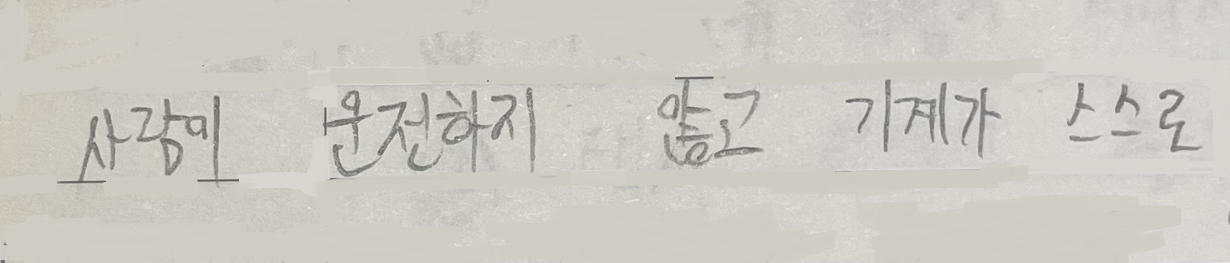
#> input picture ori_data/chw1.jpg, 2460 x 525 px, given in place of the camera (shown at 1/2 size)
$ jupyter execute --allow-errors 1.ipynb   (text cells are left out)
#> lines starting #> are read from the running program, lines starting #| are printed output that depends on the picture; after the words box and inside, x2 and y2 are one past the last pixel; in counts of white or black regions, pixels touching at a corner belong together
[cell 1]
import cv2
import numpy as np

ksize = int(input('Enter kernel size:'))
#> the answer given: 100
kernel = np.ones((ksize, ksize), np.float32)/(ksize*ksize)
ngain = float(input('Enter noise gain:'))       # 잡음의 gain (클수록 잡음이 커진다)
#> the answer given: 3

width = 320
height = 240
cap =  cv2.VideoCapture(0, cv2.CAP_MSMF)
cap.set(cv2.CAP_PROP_FRAME_WIDTH, width)
cap.set(cv2.CAP_PROP_FRAME_HEIGHT, height)

while True:
    ret, frame = cap.read()
#> frame is the input picture: shape (525, 2460, 3); mean B, G, R 195.4, 202.8, 204.8
    if ret:
        t_frame = cv2.cvtColor(frame, cv2.COLOR_BGR2YCrCb)
#> t_frame: shape (525, 2460, 3); mean of channels 0, 1, 2 202.6, 129.6, 123.9
        Y, Cr, Cb = cv2.split(t_frame)
        blur = cv2.GaussianBlur(Y, (0,0), 2)
        filtered_Y = np.clip(2.0*Y - blur, 0, 255).astype(np.uint8)
        cfiltered = cv2.cvtColor(cv2.merge((filtered_Y, Cr, Cb)), cv2.COLOR_YCrCb2BGR)
        cframe = np.hstack((cv2.flip(frame, 1), cv2.flip(cfiltered, 1)))
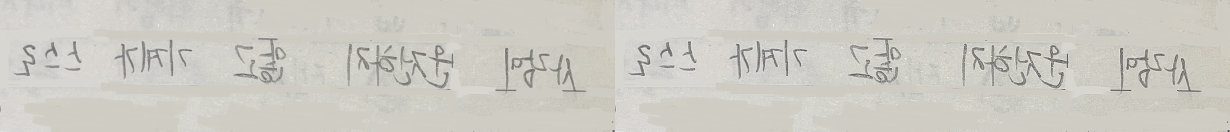
#> cframe: shape (525, 4920, 3) (shown at 1/4 size); mean B, G, R 195.4, 202.8, 204.8
        cv2.imshow('Original, Unsharp-mask', cframe)

        key = cv2.waitKey(33)
#> (key q is pressed here)
        if key == ord('q'):
            break

cap.release()
cv2.destroyAllWindows()

[cell 2]
import cv2
import numpy as np
import matplotlib.pyplot as plt

# Moving Average Fliter : kernel size #
ksize = int(input('Enter kernel size:'))
#> the answer given: 100
kernel = np.ones((ksize, ksize), np.float32)/(ksize*ksize)

path = "./ori_data/jong.jpg"
img = cv2.imread(path)
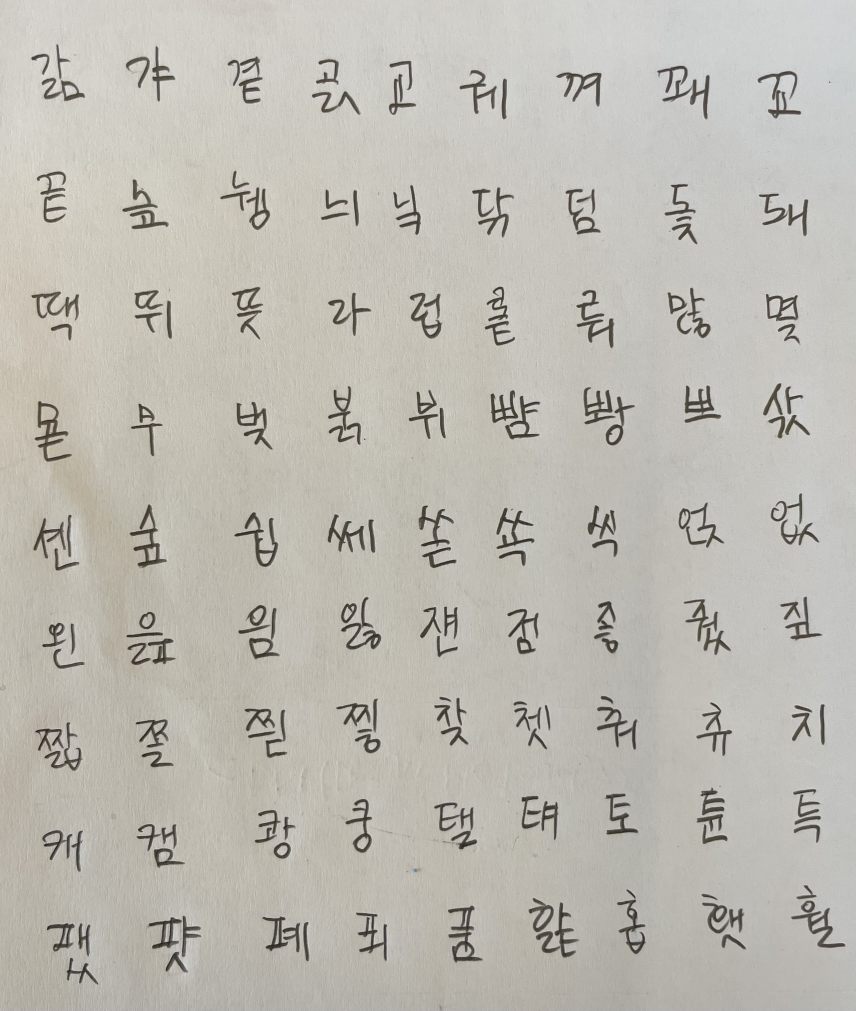
#> input picture ori_data/jong.jpg, 2568 x 3031 px (shown at 1/3 size)
#> img is the input picture: shape (3031, 2568, 3); mean B, G, R 178.5, 186.5, 189.3
scale = 0.3
rimg = cv2.resize(img, dsize=(0, 0), fx=scale, fy=scale, interpolation=cv2.INTER_AREA)

# Unsharped mask 적용 #
t_rimg = cv2.cvtColor(rimg, cv2.COLOR_BGR2YCrCb)
#> t_rimg: shape (909, 770, 3); mean of channels 0, 1, 2 186.5, 130.1, 123.5
Y, Cr, Cb = cv2.split(t_rimg)
#> Y: shape (909, 770)
#> Cr: shape (909, 770)
#> Cb: shape (909, 770)
blur = cv2.GaussianBlur(Y, (0,0), 2)
#> blur: shape (909, 770)
filtered_Y = np.clip(2.0*Y - blur, 0, 255).astype(np.uint8)
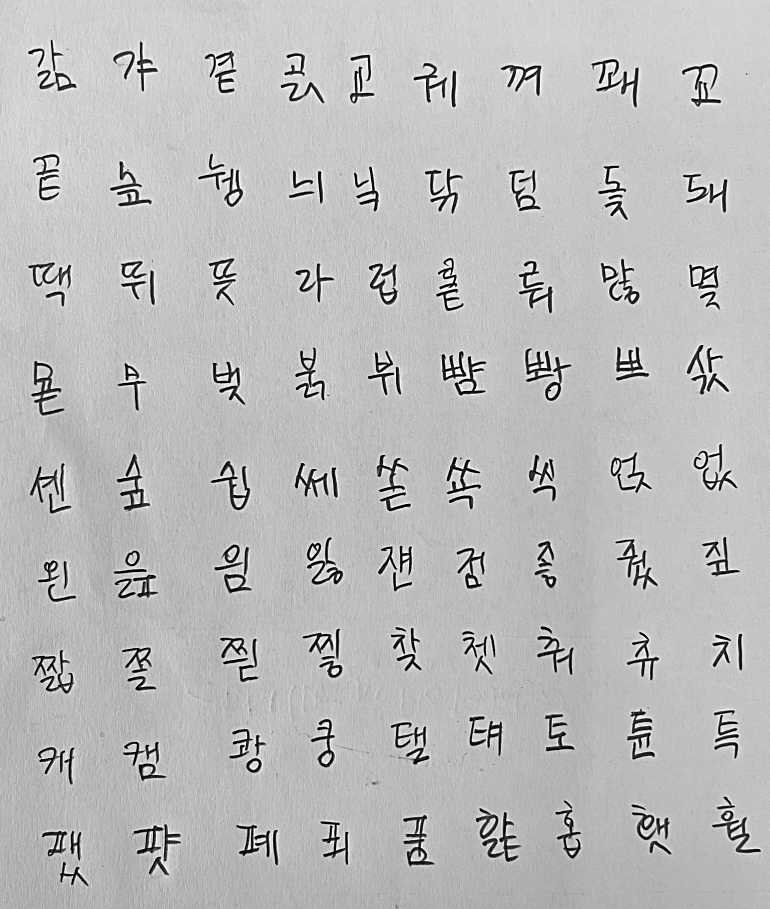
#> filtered_Y: shape (909, 770); min 0, max 255, mean 186.5
img_unsharped = cv2.cvtColor(cv2.merge((filtered_Y, Cr, Cb)), cv2.COLOR_YCrCb2BGR)

cv2.imshow("img_unsharped0", img_unsharped)

# Grayscale로 변경 #
img_gray = cv2.cvtColor(img_unsharped, cv2.COLOR_BGR2GRAY)
cv2.imshow("img_gray", img_gray)

plt.hist(img_gray.ravel(), 256, [0, 256])
plt.show()
#> figure, not shown here; tallest bar 22886 high, from x = 189 to 190

# 1st Threshold #
_, img_bin = cv2.threshold(img_gray, 120, 255, cv2.THRESH_BINARY)
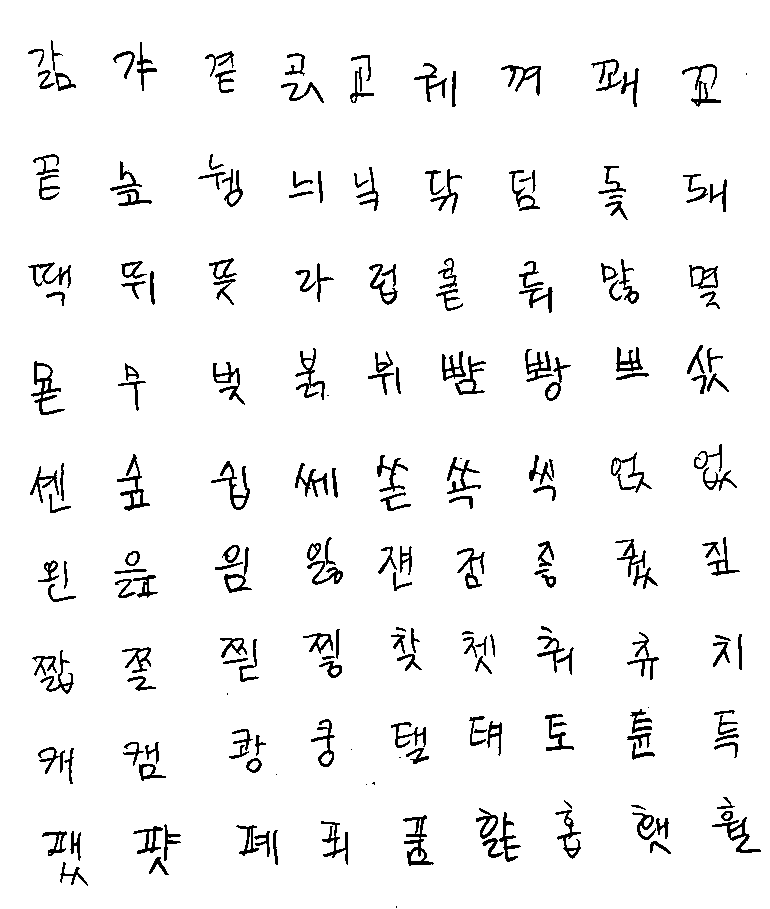
#> img_bin: shape (909, 770); 95.2% white; 204 black regions (12 under 20 px), largest, box (x1, y1, x2, y2) and area: (403, 815, 434, 866) 516, (31, 361, 65, 415) 512, (117, 454, 150, 511) 460

# LPF 적용 #
filtered = cv2.filter2D(img_bin, -1, kernel)

plt.hist(filtered.ravel(), 256, [0, 256])
plt.show()
#> figure, not shown here; tallest bar 80794 high, from x = 243 to 244

# 2nd Threshold #
_, filtered0 = cv2.threshold(filtered, 230, 255, cv2.THRESH_BINARY)
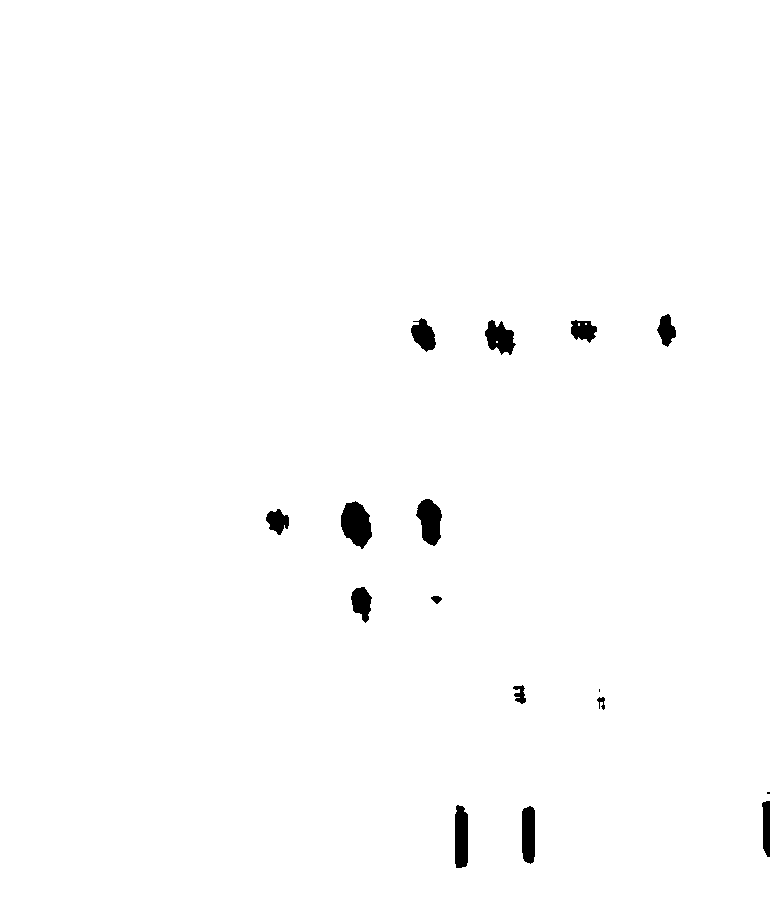
#> filtered0: shape (909, 770); 99% white; 16 black regions (2 under 20 px), largest, box (x1, y1, x2, y2) and area: (341, 501, 372, 549) 1032, (416, 499, 442, 546) 833, (455, 805, 468, 868) 757
filtered0 = 255-filtered0
#> filtered0: shape (909, 770); 0.98% white; 16 white regions (2 under 20 px)

cv2.imshow("gray1", filtered)

# Contour #
contours, hierarchy = cv2.findContours(filtered0, cv2.RETR_EXTERNAL, 3)
#> contours = 16 contours, 2 with area under 20; largest, box (x1, y1, x2, y2) and area: (341, 501, 372, 549) 986, (416, 499, 442, 546) 784, (455, 806, 468, 868) 692, (522, 807, 535, 864) 628, (485, 320, 516, 355) 628
img_contour = cv2.drawContours(img_unsharped, contours, -1, (0, 255, 0), 3)

# [26 lines of commented-out code are left out]
cv2.imshow("rimg", rimg)
cv2.imshow("img_unsharped", img_unsharped)
cv2.imshow("img_bin", img_bin)
cv2.imshow("filtered", filtered)
cv2.imshow("filtered0", filtered0)
cv2.imshow("img_contour", img_contour)
key = cv2.waitKey(0)
#> (key q is pressed here)
cv2.destroyAllWindows()

[cell 3]
import cv2

h = []
w = []

# img size check
#> (the rest of this cell did not finish here and is left out)

[cell 4]
import cv2
import numpy as np
import matplotlib.pyplot as plt

# Moving Average Fliter : kernel size
ksize = int(input('Enter kernel size:'))
#> the answer given: 100
kernel = np.ones((ksize, ksize), np.float32)/(ksize*ksize)

path = "./ori_data/jun.jpg"
img = cv2.imread(path)
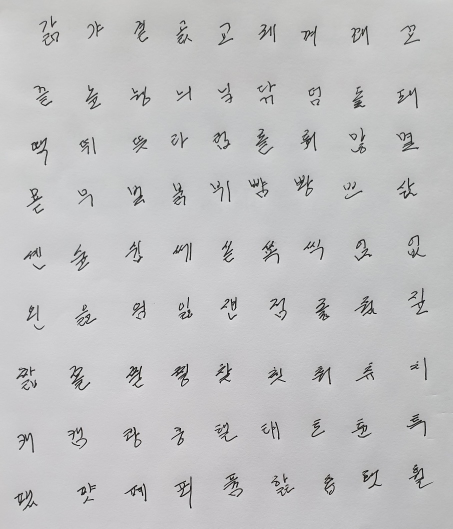
#> input picture ori_data/jun.jpg, 906 x 1057 px (shown at 1/2 size)
#> img is the input picture: shape (1057, 906, 3); mean B, G, R 194.5, 193.5, 193.5
scale = 1.02
rimg = cv2.resize(img, dsize=(0, 0), fx=scale, fy=scale, interpolation=cv2.INTER_AREA)
#> rimg: shape (1078, 924, 3)

# Unsharped mask 적용
t_rimg = cv2.cvtColor(rimg, cv2.COLOR_BGR2YCrCb)
#> t_rimg: shape (1078, 924, 3); mean of channels 0, 1, 2 193.4, 127.9, 128.5
Y, Cr, Cb = cv2.split(t_rimg)
#> Y: shape (1078, 924)
#> Cr: shape (1078, 924)
#> Cb: shape (1078, 924)
blur = cv2.GaussianBlur(Y, (0,0), 2)
#> blur: shape (1078, 924)
filtered_Y = np.clip(2.0*Y - blur, 0, 255).astype(np.uint8)
#> filtered_Y: shape (1078, 924)
img_unsharped = cv2.cvtColor(cv2.merge((filtered_Y, Cr, Cb)), cv2.COLOR_YCrCb2BGR)
#> img_unsharped: shape (1078, 924, 3)

# Grayscale 변환
img_gray = cv2.cvtColor(img_unsharped, cv2.COLOR_BGR2GRAY)
#> img_gray: shape (1078, 924)

plt.hist(img_gray.ravel(), 256, [0, 256])
plt.show()
#> figure, not shown here; tallest bar 58545 high, from x = 198 to 199

# 1st Threshold
_, img_bin = cv2.threshold(img_gray, 170, 255, cv2.THRESH_BINARY)
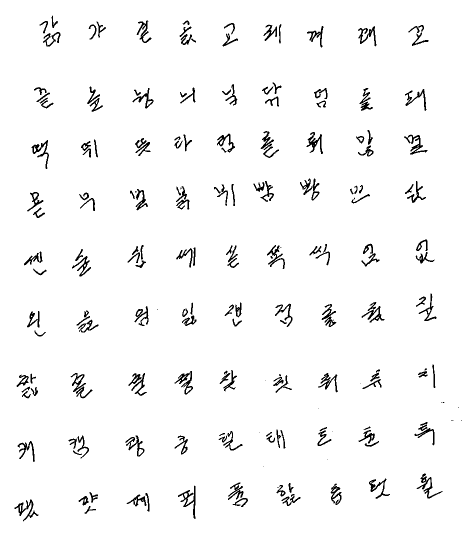
#> img_bin: shape (1078, 924) (shown at 1/2 size); 96.6% white; 198 black regions (20 under 20 px), largest, box (x1, y1, x2, y2) and area: (356, 971, 391, 1038) 548, (349, 742, 386, 789) 536, (808, 269, 855, 309) 528
img_bin0 = 255 - img_bin
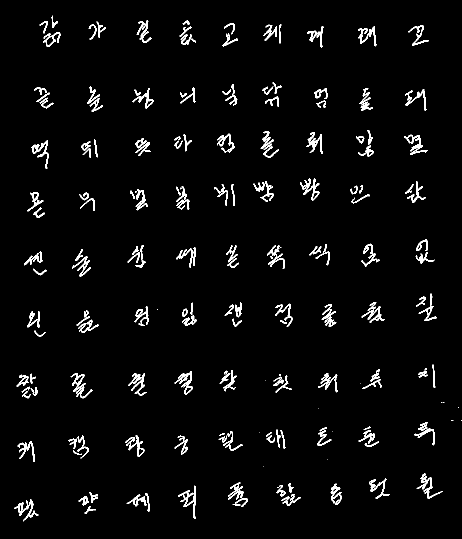
#> img_bin0: shape (1078, 924) (shown at 1/2 size); 3.4% white; 198 white regions (20 under 20 px)

# LPF 적용
filtered = cv2.filter2D(img_bin, -1, kernel)
#> filtered: shape (1078, 924)

plt.hist(filtered.ravel(), 256, [0, 256])
plt.show()
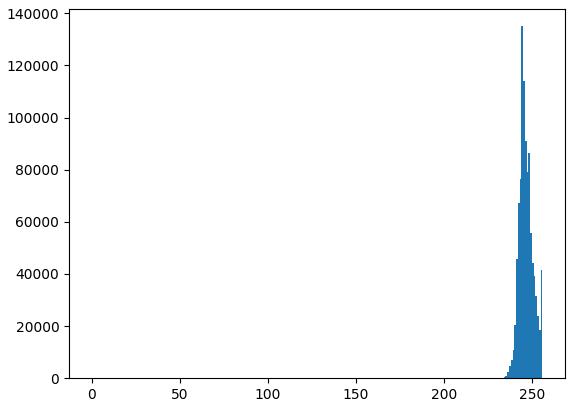
#> figure drawn by matplotlib, 1 panel; tallest bar 135069 high, from x = 244 to 245

# 2nd Threshold
_, filtered0 = cv2.threshold(filtered, 230, 255, cv2.THRESH_BINARY)
#> filtered0: shape (1078, 924); every value is 255
filtered0 = 255-filtered0
#> filtered0: shape (1078, 924); every value is 0

# Contour #
contours, hierarchy = cv2.findContours(filtered0, cv2.RETR_EXTERNAL, 3)
#> contours = []
img_contour = cv2.drawContours(img_unsharped, contours, -1, (0, 255, 0), 3)

contour_pos = []    # Contour 좌표 추출
for pos in range(len(contours)):
    area = cv2.contourArea(contours[pos])
    if area > 5:    # 잘못된 영역 제거
        contour_pos.append(pos)
#> this loop made 0 passes
#> after the loop, contour_pos = []

img_temp = img_bin  # 글씨 추출 source
tmp0 = 5     # 사각형 여유
i = 0

for pos in contour_pos: # 면적 부분 오려내기
    x, y, w, h = cv2.boundingRect(contours[pos])    # 사각형 좌표 잡아줌

    # 추후에 64x64 resize시 이미지 변형 최소화 위해, 정사각형으로 짜른다
    if h > w :
        tmp1 = int((h-w)/2)
        img_crop = img_temp[y-tmp0:y+h+tmp0, x-(tmp1+tmp0):x+w+(tmp1+tmp0)]
    else:
        tmp1 = int((w-h)/2)
        img_crop = img_temp[y-(tmp1+tmp0):y+h+(tmp1+tmp0), x-tmp0:x+w+tmp0]

    path = "./dataset/kjh/kjh_" + str(i) + ".jpg"
    cv2.imwrite(path, img_crop) # 추출 글씨 저장
    i =  i + 1
#> after the loop, i = 0


# imshow #
cv2.imshow("rimg", rimg)
cv2.imshow("img_gray", img_gray)
cv2.imshow("img_unsharped", img_unsharped)
cv2.imshow("img_bin", img_bin)
cv2.imshow("filtered", filtered)
cv2.imshow("filtered0", filtered0)
cv2.imshow("img_contour", img_contour)
key = cv2.waitKey(0)
#> (key q is pressed here)
cv2.destroyAllWindows()

[cell 5]
import cv2

h = []
w = []

# img size check
#> (the rest of this cell did not finish here and is left out)

[cell 6]
import cv2
import numpy as np
import matplotlib.pyplot as plt

# Moving Average Fliter : kernel size
ksize = int(input('Enter kernel size:'))
#> the answer given: 100
kernel = np.ones((ksize, ksize), np.float32)/(ksize*ksize)

path = "./ori_data/woo.jpg"
img = cv2.imread(path)
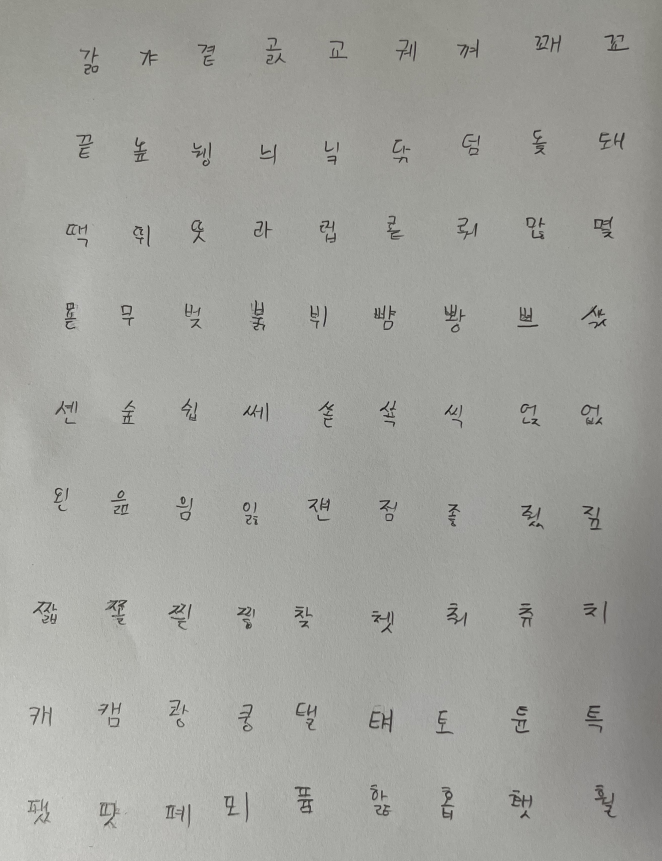
#> input picture ori_data/woo.jpg, 2646 x 3444 px (shown at 1/4 size)
#> img is the input picture: shape (3444, 2646, 3); mean B, G, R 156.3, 161.3, 160.8
scale = 0.4
rimg = cv2.resize(img, dsize=(0, 0), fx=scale, fy=scale, interpolation=cv2.INTER_AREA)
#> rimg: shape (1378, 1058, 3)

# Unsharped mask 적용
t_rimg = cv2.cvtColor(rimg, cv2.COLOR_BGR2YCrCb)
#> t_rimg: shape (1378, 1058, 3); mean of channels 0, 1, 2 160.6, 128.3, 125.7
Y, Cr, Cb = cv2.split(t_rimg)
#> Y: shape (1378, 1058)
#> Cr: shape (1378, 1058)
blur = cv2.GaussianBlur(Y, (0,0), 2)
filtered_Y = np.clip(2.0*Y - blur, 0, 255).astype(np.uint8)
img_unsharped = cv2.cvtColor(cv2.merge((filtered_Y, Cr, Cb)), cv2.COLOR_YCrCb2BGR)

# Grayscale 변환
img_gray = cv2.cvtColor(img_unsharped, cv2.COLOR_BGR2GRAY)

plt.hist(img_gray.ravel(), 256, [0, 256])
plt.show()

# 1st Threshold
_, img_bin = cv2.threshold(img_gray, 110, 255, cv2.THRESH_BINARY)
img_bin0 = 255 - img_bin

# LPF 적용
filtered = cv2.filter2D(img_bin, -1, kernel)

plt.hist(filtered.ravel(), 256, [0, 256])
plt.show()

# 2nd Threshold
_, filtered0 = cv2.threshold(filtered, 245, 255, cv2.THRESH_BINARY)
filtered0 = 255-filtered0

# Contour #
contours, hierarchy = cv2.findContours(filtered0, cv2.RETR_EXTERNAL, 3)
#> contours = 15 contours, 1 with area under 20; largest, box (x1, y1, x2, y2) and area: (928, 1242, 1010, 1317) 5835, (441, 1249, 529, 1312) 5150, (576, 1115, 645, 1191) 5045, (799, 1255, 872, 1322) 4674, (691, 481, 763, 540) 4080
img_contour = cv2.drawContours(rimg, contours, -1, (0, 255, 0), 3)

contour_pos = []    # Contour 좌표 추출
for pos in range(len(contours)):
    area = cv2.contourArea(contours[pos])
    if area > 100:    # 잘못된 영역 제거
        contour_pos.append(pos)
#> this loop made 15 passes
#> area on passes 1, 2, 3, 4, 5, 6, 7, 8, 10, 11, 12, 13: 324, 640.5, 4674, 5150.5, 5835, 354.5, 5045, 969.5, 463.5, 4080, 4056.5, 746.5
#> after the loop, contour_pos = [0, 1, 2, 3, 4, 5, 6, 7, 9, 10, 11, 12, 13, 14]

img_temp = img_bin  # 글씨 추출 source
tmp0 = 5     # 사각형 여유
i = 0

for pos in contour_pos: # 면적 부분 오려내기
    x, y, w, h = cv2.boundingRect(contours[pos])    # 사각형 좌표 잡아줌

    # 추후에 64x64 resize시 이미지 변형 최소화 위해, 정사각형으로 짜른다
    if h > w :
        tmp1 = int((h-w)/2)
        img_crop = img_temp[y-tmp0:y+h+tmp0, x-(tmp1+tmp0):x+w+(tmp1+tmp0)]
    else:
        tmp1 = int((w-h)/2)
        img_crop = img_temp[y-(tmp1+tmp0):y+h+(tmp1+tmp0), x-tmp0:x+w+tmp0]

    path = "./dataset/sws/sws_" + str(i) + ".jpg"
    cv2.imwrite(path, img_crop) # 추출 글씨 저장
    i =  i + 1
#> this loop made 14 passes
#> (x, y, w, h, tmp1, path) on passes 1 to 12: (346, 1264, 7, 61, 27, './dataset/sws/sws_0.jpg'), (316, 1259, 12, 69, 28, './dataset/sws/sws_1.jpg'), (799, 1255, 73, 67, 3, './dataset/sws/sws_2.jpg'), (441, 1249, 88, 63, 12, './dataset/sws/sws_3.jpg'), (928, 1242, 82, 75, 3, './dataset/sws/sws_4.jpg'), (659, 1123, 7, 67, 30, './dataset/sws/sws_5.jpg'), (576, 1115, 69, 76, 3, './dataset/sws/sws_6.jpg'), (432, 952, 15, 73, 29, './dataset/sws/sws_7.jpg'), (906, 793, 8, 71, 31, './dataset/sws/sws_8.jpg'), (691, 481, 72, 59, 6, './dataset/sws/sws_9.jpg'), (582, 478, 68, 62, 3, './dataset/sws/sws_10.jpg'), (449, 472, 13, 70, 28, './dataset/sws/sws_11.jpg')
#> after the loop, i = 14

# imshow #
cv2.imshow("rimg", rimg)
cv2.imshow("img_gray", img_gray)
cv2.imshow("img_unsharped", img_unsharped)
cv2.imshow("img_bin", img_bin)
cv2.imshow("filtered", filtered)
cv2.imshow("filtered0", filtered0)
cv2.imshow("img_contour", img_contour)
key = cv2.waitKey(0)
#> (key q is pressed here)
#| max (71, 71, 3) 0
cv2.destroyAllWindows()

[cell 7]
import cv2

h = []
w = []

# img size check
#> (the rest of this cell did not finish here and is left out)

[cell 8]
import cv2
import numpy as np
import matplotlib.pyplot as plt

# Moving Average Fliter : kernel size
ksize = int(input('Enter kernel size:'))
#> the answer given: 100
#> ksize = 100
kernel = np.ones((ksize, ksize), np.float32)/(ksize*ksize)

path = "./ori_data/shb.jpg"
img = cv2.imread(path)
scale = 0.95
#> (the rest of this cell did not finish here and is left out)
